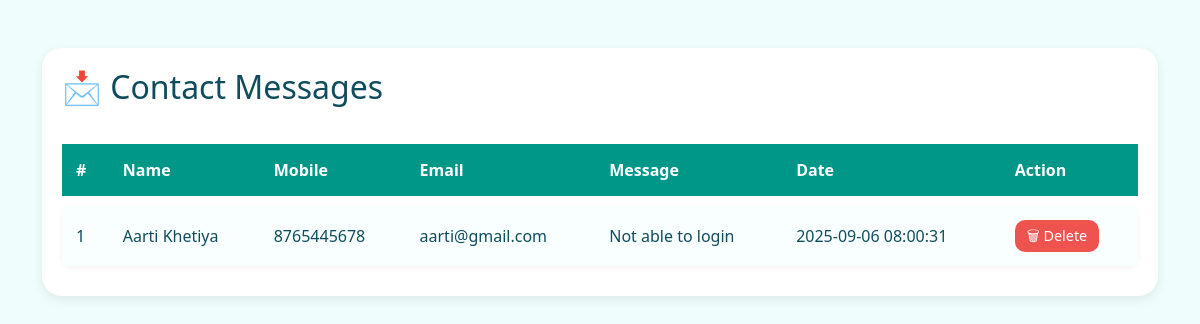
Page /admin/message.php on the committed database.
### tables this page shows
CREATE TABLE `contact_messages` (
  `id` int(11) NOT NULL,
  `first_name` varchar(100) DEFAULT NULL,
  `last_name` varchar(100) DEFAULT NULL,
  `mobile` varchar(20) DEFAULT NULL,
  `email` varchar(150) DEFAULT NULL,
  `message` text DEFAULT NULL,
  `created_at` timestamp NOT NULL DEFAULT current_timestamp()
);

### admin/message.php (the view, shortened to what this page needs)
<?php
include("../db.php");
$result = $conn->query("SELECT * FROM contact_messages ORDER BY created_at DESC");
?>
<!DOCTYPE html>
<html lang="en">
<head>
    <link href="https://cdn.jsdelivr.net/npm/bootstrap@5.3.2/dist/css/bootstrap.min.css" rel="stylesheet">
</head>
<body>
<div class="container mt-5">
<div class="table-card">
    <div class="page-title">
        <h2>📩 Contact Messages</h2>
    </div>
        <table class="custom-table">
            <thead>
                <tr>
                    <th>#</th>
                    <th>Name</th>
                    <th>Mobile</th>
                    <th>Email</th>
                    <th>Message</th>
                    <th>Date</th>
                    <th>Action</th>
                </tr>
            </thead>
            <tbody>
                <?php if ($result->num_rows > 0):
                     $i = 1;?>
                    <?php while($row = $result->fetch_assoc()): ?>
                        <tr>
                            <td><?= $i++ ?></td>
                            <td><?= htmlspecialchars($row['first_name'] . " " . $row['last_name']) ?></td>
                            <td><?= htmlspecialchars($row['mobile']) ?></td>
                            <td><?= htmlspecialchars($row['email']) ?></td>
                            <td><?= htmlspecialchars($row['message']) ?></td>
                            <td><?= $row['created_at'] ?></td>
                            <td>
                                <button class="btn-delete btn-sm" onclick="confirmDelete(<?= $row['id'] ?>)">🗑 Delete</button>
                            </td>
                        </tr>
                    <?php endwhile; ?>
                <?php else: ?>
                    <tr>
                        <td colspan="7" class="text-center">No messages found.</td>
                    </tr>
                <?php endif; ?>
            </tbody>
        </table>
    </div>
</div>
</body>
</html>

### admin/message.php (style rules this page uses)
body { background: #f0fdfd; font-family: 'Segoe UI', sans-serif; color: #0f4c5c; }
.table-card { background: #ffffff; border-radius: 20px; padding: 20px; box-shadow: 0 4px 12px rgba(0,0,0,0.08); }
.page-title { display: flex; align-items: center; gap: 10px; font-weight: 700; margin-bottom: 20px; color: #0f4c5c; }
.custom-table { border-collapse: separate; border-spacing: 0 10px; width: 100%; }
.custom-table thead { background: #009688; color: #fff; border-radius: 12px; }
.custom-table thead th { padding: 14px; border: none; font-weight: 600; }
.custom-table tbody tr { background: #f9ffff; border-radius: 12px; box-shadow: 0 2px 6px rgba(0,0,0,0.05); transition: all 0.3s ease; }
.custom-table tbody td { padding: 14px; border: none; vertical-align: middle; }
.btn-delete { background: #ef5350; color: #fff; border-radius: 10px; padding: 5px 12px; font-size: 0.9rem; border: none; }

### rows in the picture
contact_messages: first_name+last_name "Aarti Khetiya", mobile "8765445678", email "aarti@gmail.com", message "Not able to login", created_at "2025-09-06 08:00:31"
